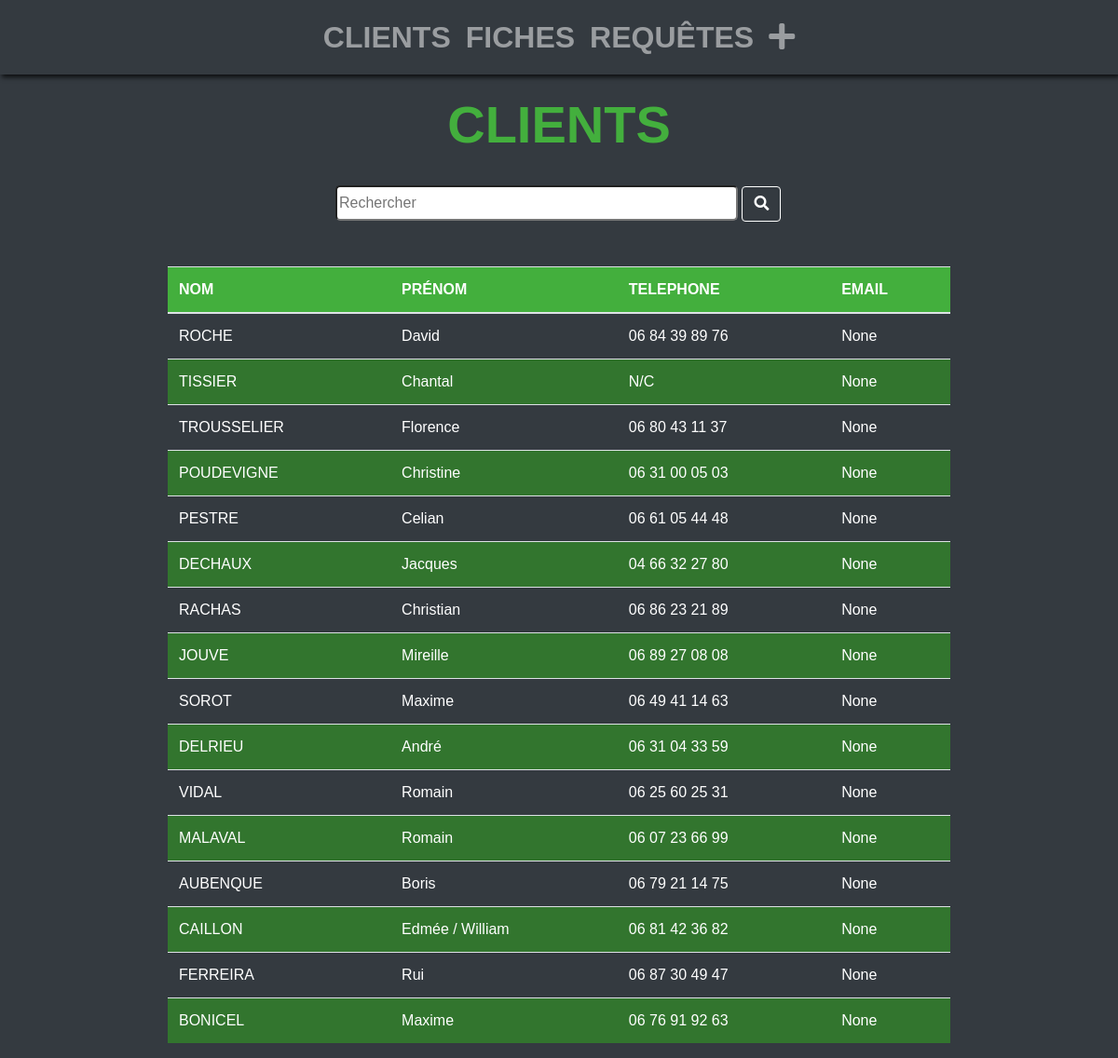
/, run on an earlier commit of the app's database.
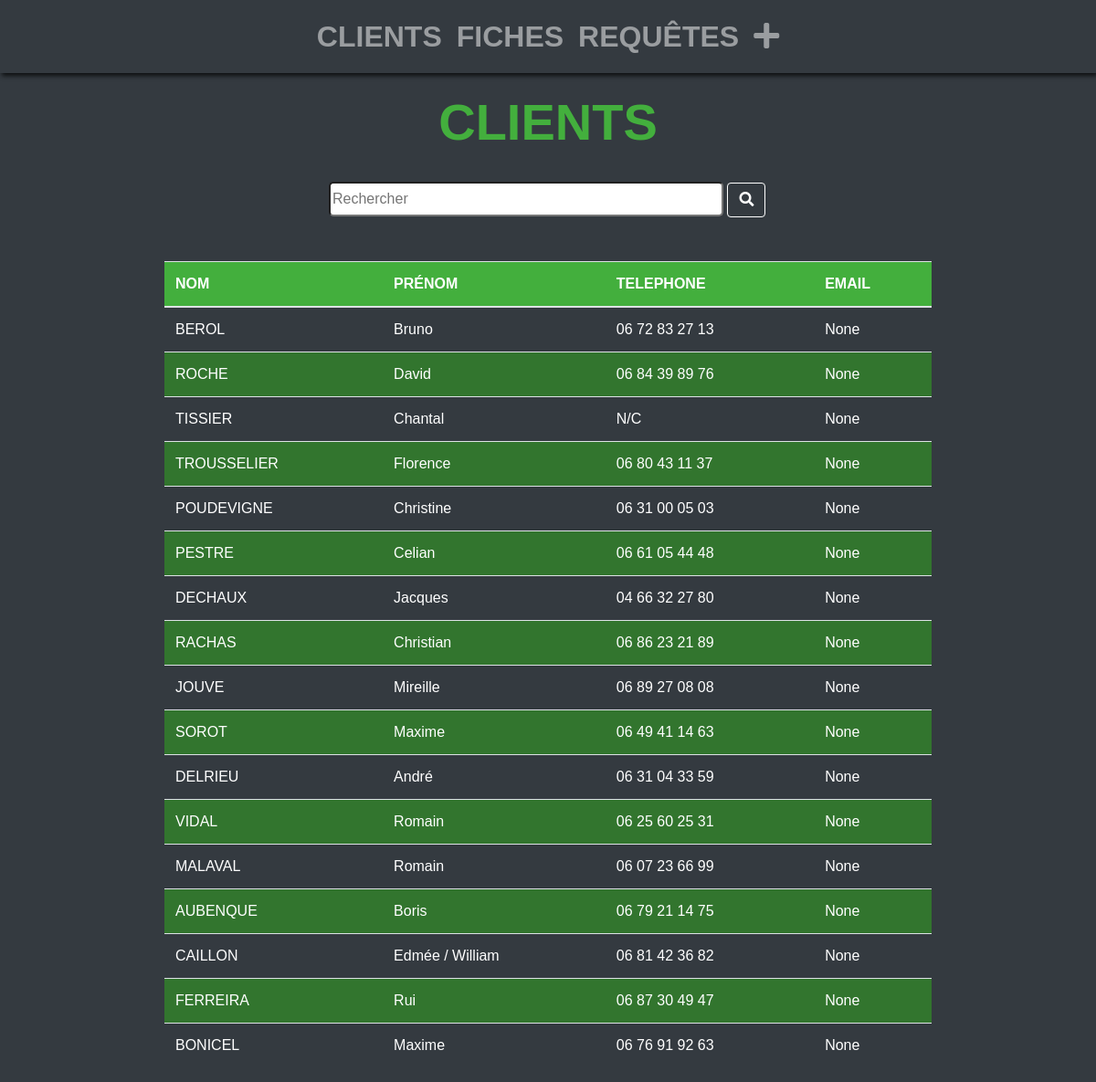
And on a later commit of the database.
### gestion_intervention/models.py (models this page shows, shortened)
class Customer(models.Model):
    first_name = models.CharField(max_length=50)
    last_name = models.CharField(max_length=50)
    slug = AutoSlugField(populate_from='first_name')
    email = models.EmailField(blank=True, null=True, unique=True)
    phone = models.CharField(max_length=70, null=False, blank=False)

### gestion_intervention/views.py (the view)
# urls.py: url(r'^$', CustomerListView.as_view(), name='customer-list'),
class CustomerListView(ListView):
    models = Customer
    def get_queryset(self):
        return Customer.objects.all().order_by('-id')

### gestion_intervention/templates/gestion_intervention/customer_list.html
{% extends "gestion_intervention/base.html" %}
{% load static %}
{% block content %}
<div class="col-12 customer_list ">
    <h2>Clients</h2>
    <form class="search mx-auto" action="#" method="get">
        <input class="field" id="myCustomerInput" type="search" name="q" placeholder="Rechercher" class="form-control">
        <button class="btn " type="submit"><i class="fas fa-search"></i></button>
    </form>
    <table class="table table-hover">
        <thead class="customer_head_list">
            <tr>
                <th scope="col">Nom</th>
                <th scope="col">Prénom</th>
                <th scope="col">Telephone</th>
                <th scope="col">Email</th>
            </tr>
        </thead>
        <tbody>
            {% for customer in object_list %}
            <tr class="customer_table customerName">
                <td scope="row"><a href="{% url 'customer-detail' customer.slug customer.id %}">
                        {% filter upper %}{{customer.last_name}} {% endfilter %} </a></td>
                <td> <a href="{% url 'customer-detail' customer.slug customer.id %}"> {{customer.first_name}}</a></td>
                <td> <a class="phone_number" href="{% url 'customer-detail' customer.slug customer.id %}">{{customer.phone}}</a></td>
                <td> <a href="{% url 'customer-detail' customer.slug customer.id %}">{{customer.email}}</a></td>
            </tr>
            {% endfor %}
        </tbody>
    </table>
</div>
{% endblock %}

What changed in the data, as far as the page shows it:
added Customer: last_name "BEROL", first_name "Bruno", phone "06 72 83 27 13", email "None"
